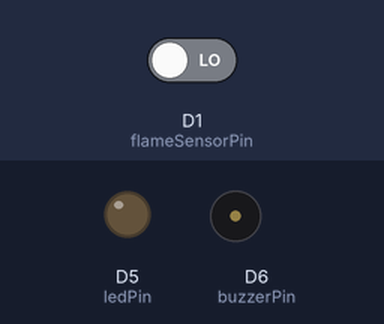
This sketch was run on a simulated ESP8266 (NodeMCU). Shown: output pins drawn as LEDs (lit = HIGH), buzzer (waves = sounding, pin HIGH). The inputs (shaded band) are chosen by the test bench; at power-on: D1 (flameSensorPin) LOW. WiFi joins after 1.5 s; servers stay silent unless stated; what the sketch prints to the serial monitor is not drawn.

Above: at 0.1 s.
At 1.6 s:
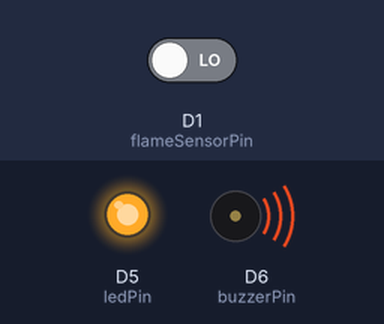
Timing chart, 0 to 3.1 s (numbered marks = the images above):
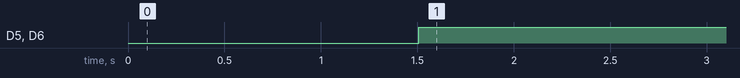

Measured:
- by itself, D5 (ledPin), D6 (buzzerPin): LOW → HIGH at 1.5 s

The sketch:

sketch_apr21a.ino
```cpp
#include <ESP8266WiFi.h>
#include <ESP8266WebServer.h>
#include <ESP8266mDNS.h>

// Replace with your Wi-Fi credentials
const char* ssid = "Potterhead";
const char* password = "12345678";

// GPIO pins
const int flameSensorPin = D1;  // Flame sensor input
const int ledPin = D5;          // LED output
const int buzzerPin = D6;       // Buzzer output

bool fireDetected = false;

ESP8266WebServer server(80);

void handleRoot() {
  String html = R"rawliteral(
    <!DOCTYPE html>
    <html>
    <head>
      <meta charset="UTF-8">
      <title>🔥 Fire Alert | ESP8266</title>
      <meta name="viewport" content="width=device-width, initial-scale=1.0">
      <style>
        body {
          margin: 0;
          padding: 0;
          font-family: 'Segoe UI', sans-serif;
          background: url('https://wallpapercave.com/wp/wp7090411.jpg') no-repeat center center fixed;
          background-size: cover;
          color: white;
          text-align: center;
        }
        .overlay {
          background-color: rgba(0, 0, 0, 0.7);
          min-height: 100vh;
          display: flex;
          flex-direction: column;
          justify-content: center;
          align-items: center;
          padding: 20px;
        }
        h1 {
          font-size: 2.5em;
          margin-bottom: 20px;
          animation: fadeIn 1s ease-in-out;
        }
        .status {
          font-size: 1.5em;
          padding: 15px 30px;
          border-radius: 15px;
          margin-top: 20px;
          display: inline-block;
          background-color: rgba(255, 255, 255, 0.2);
        }
        @keyframes fadeIn {
          from { opacity: 0; transform: translateY(-10px); }
          to { opacity: 1; transform: translateY(0); }
        }
      </style>
      <script>
        setTimeout(function() {
          location.reload();
        }, 3000);
      </script>
    </head>
    <body>
      <div class="overlay">
        <h1>🔥 Fire Detection System 🔥</h1>
  )rawliteral";

  if (fireDetected) {
    html += R"rawliteral(
        <div class="status" style="color: red; background-color: rgba(255, 0, 0, 0.3);">
          <strong>🔥 Fire Detected!</strong><br>Take Immediate Action!
        </div>
    )rawliteral";
  } else {
    html += R"rawliteral(
        <div class="status" style="color: lightgreen; background-color: rgba(0, 128, 0, 0.3);">
          ✅ All Clear<br>No Fire Detected
        </div>
    )rawliteral";
  }

  html += R"rawliteral(
      </div>
    </body>
    </html>
  )rawliteral";

  server.send(200, "text/html", html);
}

void setup() {
  Serial.begin(115200);

  pinMode(flameSensorPin, INPUT);
  pinMode(ledPin, OUTPUT);
  pinMode(buzzerPin, OUTPUT);

  digitalWrite(ledPin, LOW);
  digitalWrite(buzzerPin, LOW);

  // Connect to Wi-Fi
  WiFi.begin(ssid, password);
  Serial.print("Connecting to WiFi");
  while (WiFi.status() != WL_CONNECTED) {
    delay(500);
    Serial.print(".");
  }

  Serial.println("\nConnected to WiFi");
  Serial.print("IP Address: ");
  Serial.println(WiFi.localIP());

  // Start mDNS
  if (MDNS.begin("fire-alert")) {
    Serial.println("mDNS responder started: http://fire-alert.local");
  }

  server.on("/", handleRoot);
  server.begin();
  Serial.println("HTTP server started");
}

void loop() {
  // Flame sensor active LOW: LOW = fire
  fireDetected = digitalRead(flameSensorPin) == LOW;

  if (fireDetected) {
    digitalWrite(ledPin, HIGH);
    digitalWrite(buzzerPin, HIGH);
  } else {
    digitalWrite(ledPin, LOW);
    digitalWrite(buzzerPin, LOW);
  }

  server.handleClient();
}
```
